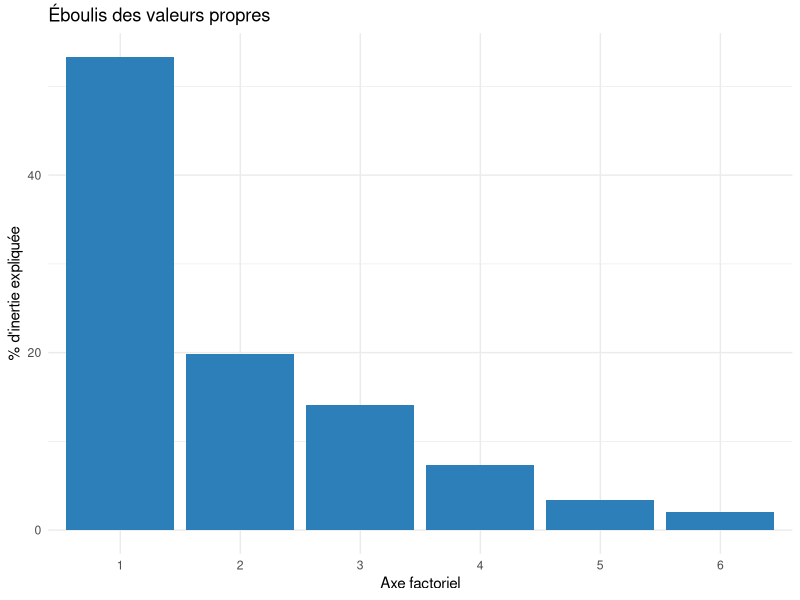
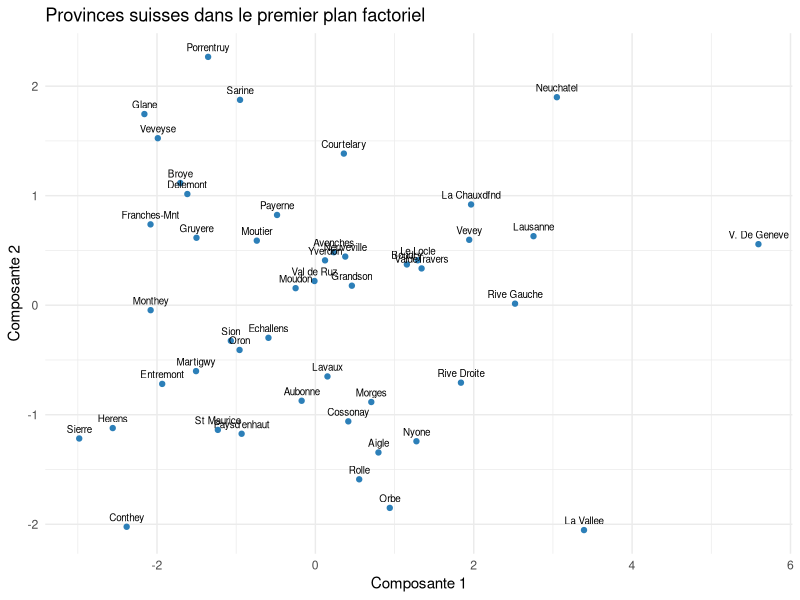
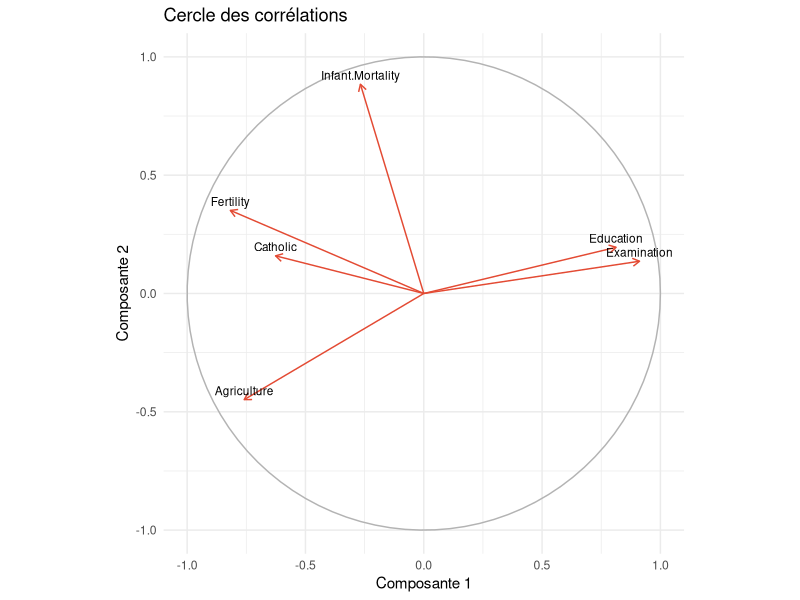

These figures' R source, in order:
## ---- chunk 1
#| echo: true
data(swiss)
str(swiss)
## ---- chunk 2
#| echo: true
summary(swiss)
## ---- chunk 3
#| echo: true
acp <- prcomp(swiss, scale. = TRUE)
summary(acp)
## ---- chunk 4
#| echo: true
#| fig-align: center
library(ggplot2)
lambda <- acp$sdev^2
df_eb <- data.frame(axe = factor(1:length(lambda)), inertie = 100*lambda/sum(lambda))
ggplot(df_eb, aes(axe, inertie)) +
  geom_col(fill = "#2c7fb8") +
  labs(x = "Axe factoriel", y = "% d'inertie expliquée", title = "Éboulis des valeurs propres") +
  theme_minimal()
## ---- chunk 5
#| echo: true
#| fig-align: center
df_ind <- data.frame(acp$x, province = rownames(swiss))
ggplot(df_ind, aes(PC1, PC2, label = province)) +
  geom_point(color = "#2c7fb8") +
  geom_text(size = 2.5, vjust = -0.7) +
  labs(x = "Composante 1", y = "Composante 2", title = "Provinces suisses dans le premier plan factoriel") +
  theme_minimal()
## ---- chunk 6
#| echo: true
#| fig-align: center
cor_var <- as.data.frame(cor(swiss, acp$x[, 1:2]))
cor_var$variable <- rownames(cor_var)
theta <- seq(0, 2*pi, length.out = 100)
cercle <- data.frame(x = cos(theta), y = sin(theta))

ggplot() +
  geom_path(data = cercle, aes(x, y), color = "grey70") +
  geom_segment(data = cor_var, aes(x = 0, y = 0, xend = PC1, yend = PC2),
               arrow = arrow(length = unit(0.2, "cm")), color = "#e34a33") +
  geom_text(data = cor_var, aes(PC1, PC2, label = variable), vjust = -0.5, size = 3) +
  coord_equal() +
  labs(x = "Composante 1", y = "Composante 2", title = "Cercle des corrélations") +
  theme_minimal()
